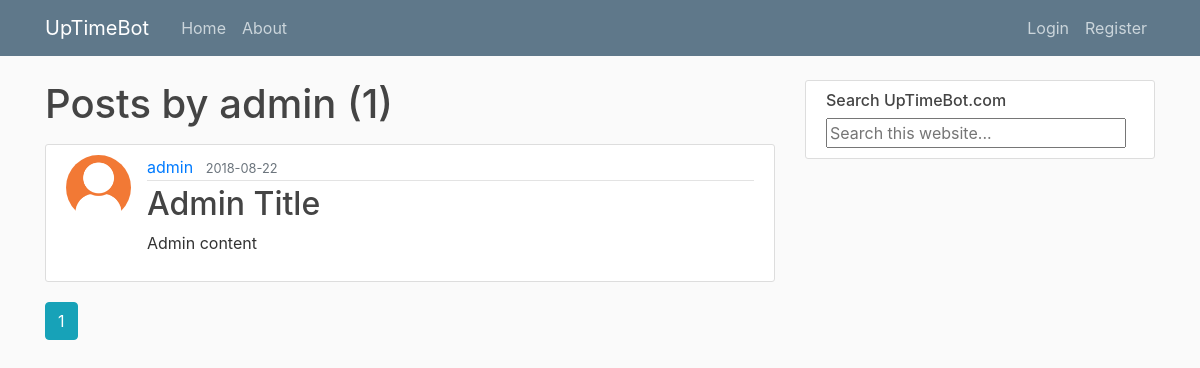
Screenshot of /user/admin with the database file from the repository.
### myFlask/models.py (models this page shows, shortened)
class User(db.Model, UserMixin):
    id = db.Column(db.Integer, primary_key=True)
    username = db.Column(db.String(20), unique=True, nullable=False)
    email = db.Column(db.String(120), unique=True, nullable=False)
    image_file = db.Column(db.String(20), nullable=False, default='default.png')
    password = db.Column(db.String(60), nullable=False)
    posts = db.relationship('Post', backref='author', lazy=True)

class Post(db.Model):
    id = db.Column(db.Integer, primary_key=True)
    title = db.Column(db.String(100), nullable=False)
    date_posted = db.Column(db.DateTime, nullable=False, default=datetime.utcnow)
    content = db.Column(db.Text, nullable=False)
    user_id = db.Column(db.Integer, db.ForeignKey('user.id'), nullable=False)

### myFlask/routes.py (the view)
@app.route("/user/<string:username>")
def user_posts(username):
    page = request.args.get('page', 1, type=int)
    user = User.query.filter_by(username=username).first_or_404()
    posts = Post.query.filter_by(author=user).order_by(
        Post.date_posted.desc()).paginate(page=page, per_page=5)
    return render_template("user_posts.html", posts=posts, user=user)

### myFlask/templates/user_posts.html
{% extends "layout.html" %}
{% block content %}
  <h1 class="mb-3">Posts by {{ user.username }} ({{ posts.total }})</h1>
  {% for post in posts.items %}
    <article class="media content-section">
      <img class="rounded-circle article-img" src="{{ url_for('static', filename='profile_pics/' + post.author.image_file) }}">
      <div class="media-body">
        <div class="article-metadata">
          <a href="{{ url_for('user_posts', username=post.author.username) }}" class="mr-2">{{ post.author.username }}</a>
          <small class="text-muted"> {{ post.date_posted.strftime('%Y-%m-%d') }}</small>
        </div>
        <h2><a href="{{ url_for('post', post_id=post.id) }}" class="article-title">{{ post.title }}</a></h2>
        <p class="article-content">{{ post.content }}</p>
      </div>
    </article>
  {% endfor %}
  {% for page_num in posts.iter_pages(left_edge=1, right_edge=1, left_current=1, right_current=2) %}
    {% if page_num %}
      {% if posts.page == page_num %}
        <a class="btn btn-info mb-4" href="{{ url_for('user_posts', username=user.username, page=page_num) }}">{{ page_num }}</a>
      {% else %}
        <a class="btn btn-outline-info mb-4" href="{{ url_for('user_posts', username=user.username, page=page_num) }}">{{ page_num }}</a>
      {% endif %}
    {% else %}
      ...
    {% endif%}
  {% endfor %}
{% endblock content %}

### myFlask/static/main.css (style rules this page uses)
body { background: #fafafa; color: #333333; margin-top: 5rem; }
h1, h2, h3, h4, h5, h6 { color: #444444; }
.content-section { background: #ffffff; padding: 10px 20px; border: 1px solid #dddddd; border-radius: 3px; margin-bottom: 20px; }
.article-title { color: #444444; }
.article-content { white-space: pre-line; }
.article-img { height: 65px; width: 65px; margin-right: 16px; }
.article-metadata { padding-bottom: 1px; margin-bottom: 4px; border-bottom: 1px solid #e3e3e3 }

### rows the page displays
User: username "admin"
Post: image_file (picture), author.username "admin", date_posted "2018-08-22", title "Admin Title", content "Admin content"

### other values shown
{{ posts.total }} "1"
{{ page_num }} "1"
